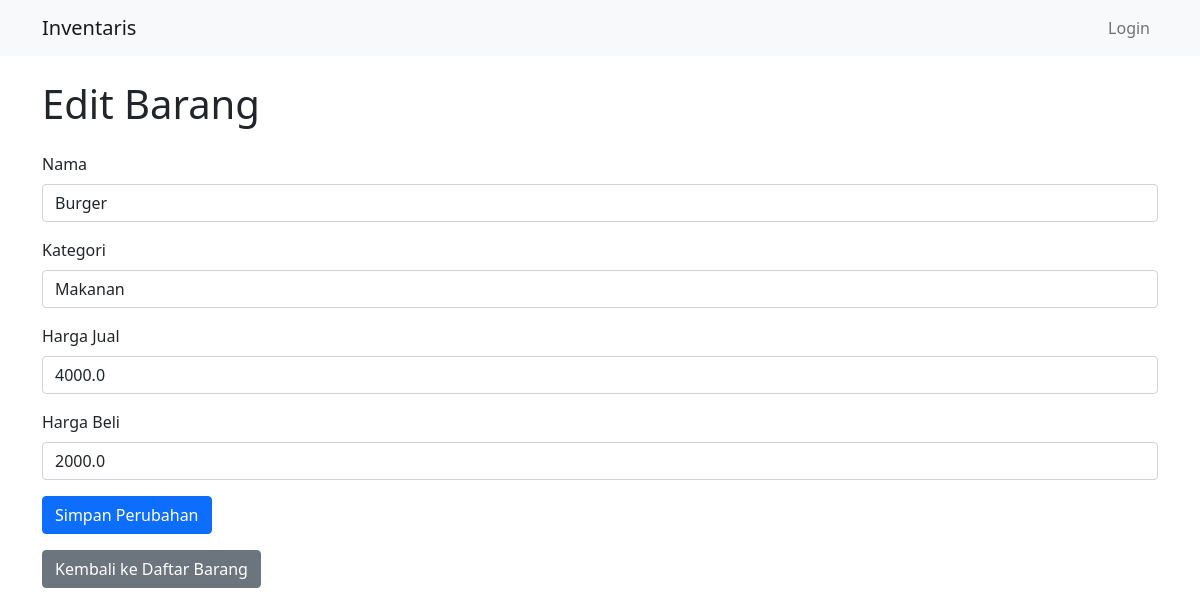
The app's page /product/edit/4 with its own data.
### app/models.py (models this page shows, shortened)
class Product(db.Model):
    product_id = db.Column(db.Integer, primary_key=True)
    name = db.Column(db.String(100), nullable=False)
    category = db.Column(db.Text)
    sell_price = db.Column(db.Float, nullable=False)
    buy_price = db.Column(db.Float, nullable=False)

### app/routes_form.py (the view, shortened to what this page needs)
@form.route('/product/edit/<int:product_id>', methods=['GET', 'POST'])
def edit_product(product_id):
    product = DatabaseManager.get_product_by_id(product_id)
    if not product:
        return redirect(url_for('main.products'))
    return render_template('edit_product.html', product=product)

### app/database.py (called while the page is built)
    @staticmethod
    def get_product_by_id(product_id:int):
        return Product.query.get(product_id)

### app/templates/edit_product.html
{% extends "base.html" %}
{% block content %}
<h1 class="mb-4">Edit Barang</h1>
<form method="POST" action="{{ url_for('form.edit_product', product_id=product.product_id) }}">
  <div class="mb-3">
    <label for="name" class="form-label">Nama</label>
    <input type="text" class="form-control" id="name" name="name" value="{{ product.name }}" required>
  </div>
  <div class="mb-3">
    <label for="category" class="form-label">Kategori</label>
    <input type="text" class="form-control" id="category" name="category" value="{{ product.category }}" required>
  </div>
  <div class="mb-3">
    <label for="sell_price" class="form-label">Harga Jual</label>
    <input type="number" class="form-control" id="sell_price" name="sell_price" value="{{ product.sell_price }}"
      required>
  </div>
  <div class="mb-3">
    <label for="buy_price" class="form-label">Harga Beli</label>
    <input type="number" class="form-control" id="buy_price" name="buy_price" value="{{ product.buy_price }}" required>
  </div>
  <button type="submit" class="btn btn-primary">Simpan Perubahan</button>
</form>
<a href="{{ url_for('main.products') }}" class="btn btn-secondary mt-3">Kembali ke Daftar Barang</a>
{% endblock %}

### records on screen
Product: name "Burger", category "Makanan", sell_price "4000.0", buy_price "2000.0"
